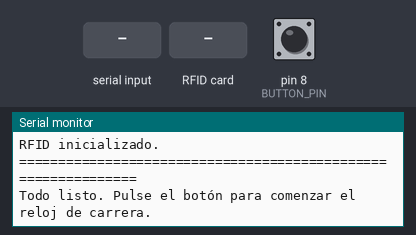
The sketch below on a simulated Arduino Uno, built with avr-gcc and run on an emulated ATmega328P. Shown: the last lines printed to the serial monitor. The inputs (shaded band) are chosen by the test bench; at power-on: pin 8 (BUTTON_PIN) HIGH. The modem accepts every AT command (registered, SIM ready, sends succeed) and sends nothing else.

Above: at 3.8 s.
3.9 s: pin 8 (BUTTON_PIN) pulled LOW for 0.15 s
At 6.9 s:
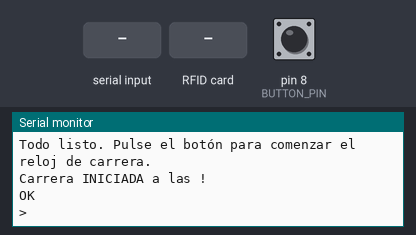
7.0 s: "AT\n" received over the second serial link
At 8.4 s:
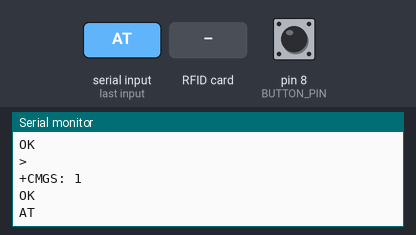
9.0 s: "+CMGS:\n" received over the second serial link
At 11.9 s:
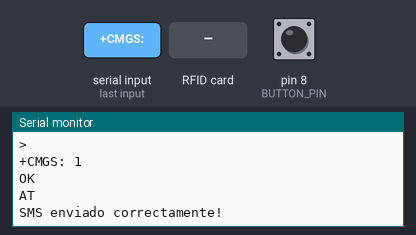
12.0 s: RFID card 73 1D F2 F6 held to the reader
At 12.6 s:
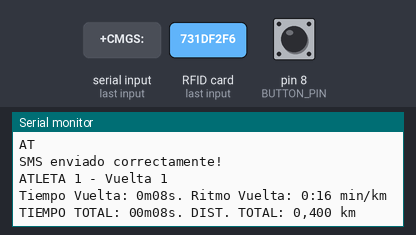
13.5 s: "+CMGS:\n" received over the second serial link
At 14.24 s:
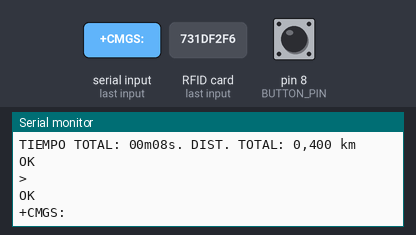

The sketch:

sketch_completo.ino
```cpp
#include <SPI.h>
#include <MFRC522.h>
#include <Wire.h>
#include <SoftwareSerial.h>

SoftwareSerial mySIM800(2, 3); //SIM800 TX & RX is connected to Arduino #2 & #3

#define BUTTON_PIN 8

#define RST_PIN	9    //Pin 9 para el reset del RC522
#define SS_PIN	10   //Pin 10 para el SS (SDA) del RC522
MFRC522 mfrc522(SS_PIN, RST_PIN); //Creamos el objeto para el RC522

byte ActualUID[4]; //almacenará el código del Tag leído
const byte Atleta1[4]= {0x73, 0x1D, 0xF2, 0xF6}; //código del atleta 1
const byte Atleta2[4]= {0x63, 0x8B, 0x67, 0xEE}; //código del atleta 2

const int MAX_RETRIES = 2; // Number of times to retry when a SMS is not successful
const String DST_PHONE = "+ZZxxxxxxxxx"; //Use +ZZ with country code and xxxxxxxxxxx with phone number to sms
const int LAP_LENGTH = 400; // Use 0 for unknown lap distance.

unsigned long LastStateChangeTime = 0;
unsigned long startTime = 0;
bool isStartTimeSet = false;
unsigned long totalDistance = 0;
bool isNetworkOK = false;

// It prints out in the USB serial monitor
// everything sent or received into the SIM800 serial
void updateSerial()
{
  delay(500);
  while (Serial.available())
  {
    mySIM800.write(Serial.read());//Forward what Serial received to Software Serial Port
  }
  while(mySIM800.available())
  {
    Serial.write(mySIM800.read());//Forward what Software Serial received to Serial Port
  }
}

// Function to check network status
bool isNetworkRegistered() {
  String response = "";
  String status = "";

  // Send the AT+CREG? command
  mySIM800.println("AT+CREG?");
  delay(500); // Wait for the response
  //updateSerial();

  // Read the response
  while (mySIM800.available()) {
    char c = mySIM800.read();
    response += c;
  }

  // Parse the response
  int commaIndex = response.indexOf(',');
  if (commaIndex != -1) {
    status = response.substring(commaIndex + 1, commaIndex + 2); // Extract the <stat> value
    status.trim();
  }

  // Return true if status is 1 (home network) or 5 (roaming), false otherwise
  return (status == "1" || status == "5");
}

String getNetworktime(){
  String extractedTime = "";
  String simResponse = "";

  if (!isNetworkOK){
    return "00:00:00";
  }

  mySIM800.println("AT+CCLK?"); //Check whether it has registered in the network
  delay(500);
  if (mySIM800.available())
  {
    simResponse = mySIM800.readString(); // Read the response
    // Filter out echoed AT command
    if (simResponse.startsWith("AT")) {
      simResponse = simResponse.substring(simResponse.indexOf('+CCLK: ') + 1); // Skip the first line (echoed command)
    }
  }

  // Find the comma after the date
  int commaIndex = simResponse.indexOf(',');
  if (commaIndex != -1) {
    // Extract the time part, which starts after the comma
    int timeEndIndex = simResponse.indexOf('+', commaIndex); // Locate where the timezone starts
    if (timeEndIndex == -1) {
      timeEndIndex = simResponse.length(); // Default to end of string if no timezone
    }
    extractedTime = simResponse.substring(commaIndex + 1, timeEndIndex); // Extract time
  }

  return extractedTime;
}

bool InitializeSIM800(){
  mySIM800.println("AT"); //Once the handshake test is successful, it will back to OK
  updateSerial();
  mySIM800.println("AT+CSQ"); //Signal quality test, value range is 0-31 , 31 is the best
  updateSerial();
  // mySIM800.println("AT+CCID"); //Read SIM information to confirm whether the SIM is plugged
  // updateSerial();
  // mySIM800.println("AT+CREG?"); //Check whether it has registered in the network
  // updateSerial();
  // mySIM800.println("AT+CCLK?"); //Check network time
  // updateSerial();

  return isNetworkRegistered();
}

//Escribe la distancia total recorrida
String getDistance(unsigned long distanceInMeters) {
  unsigned long kilometers = distanceInMeters / 1000;
  unsigned long meters = distanceInMeters % 1000;

  if (distanceInMeters == 0) return "DISTANCIA TOTAL: ?";

  // Serial.print("DISTANCIA: ");
  // Serial.print(kilometers);
  // Serial.print(",");
  // Serial.print(meters);
  // Serial.println(" km");
  String res = "DIST. TOTAL: " + String(kilometers) + "," + String(meters) + " km";

  return res;
}

// Lee los milisegundos pasados y los convierte en min/km para una vuelta con longitud LAP_LENGTH (400m)
String getLapPace(unsigned long msec){
  String res = "";
  // Serial.println(msec);

  if (LAP_LENGTH == 0) return "";

  unsigned long proporcion = 1000 / LAP_LENGTH; // 1000/400 = 2.5

  unsigned long msecPerKm = msec * proporcion;
  unsigned long hours = msecPerKm / 3600000;
  unsigned long minutes = (msecPerKm % 3600000) / 60000;
  unsigned long seconds = (msecPerKm % 60000) / 1000;

  res = "Ritmo Vuelta: ";
  // Serial.print("R vuelta: ");
  // Serial.print(hours);
  // Serial.print(":");
  // if (minutes < 10) Serial.print("0");
  res = res + minutes + ":";
  // Serial.print(minutes);
  // Serial.print(":");
  if (seconds < 10) res = res + "0";//Serial.print("0");
  res = res + seconds + " min/km";
  // Serial.print(seconds);
  // Serial.println(" min/km");

  return res;
}

String getLaptimeAndTotaltime(bool includeLapInfo)
{
  String sTextoCompleto = "";
  if (!isStartTimeSet) {
    return sTextoCompleto;
  }

  unsigned long currentTime = millis();
  unsigned long lapTime = currentTime - LastStateChangeTime;

  unsigned long hours = lapTime / 3600000;
  unsigned long minutes = (lapTime % 3600000) / 60000;
  unsigned long seconds = (lapTime % 60000) / 1000;
  String sTiempoVuelta = "";
  if (includeLapInfo) {
    sTiempoVuelta = "Tiempo Vuelta: ";
    // Serial.print("  T vuelta: ");
    // Serial.print(hours);
    // Serial.print(":");
    // if (minutes < 10) res = res + "0"; //Serial.print("0");
    sTiempoVuelta = sTiempoVuelta + minutes;
    // Serial.print(minutes);
    // Serial.print("m");
    sTiempoVuelta = sTiempoVuelta + "m";
    if (seconds < 10) sTiempoVuelta = sTiempoVuelta + "0";// Serial.print("0");
    // Serial.print(seconds);
    sTiempoVuelta = sTiempoVuelta + seconds;
    // Serial.print("s. ");
    sTiempoVuelta = sTiempoVuelta + "s";

    String ritmoVuelta = getLapPace(lapTime);
    // lcd.clear();
    // printLCD(0,0,sTiempoVuelta);
    // printLCD(1,0,ritmoVuelta);
    // delay(2000);

    Serial.print(sTiempoVuelta);
    Serial.print(". ");
    Serial.println(ritmoVuelta);
    sTextoCompleto = sTiempoVuelta + "\n" + ritmoVuelta + "\n";
  }

  //TOTAL STATISTICS
  unsigned long totalTime = currentTime - startTime;
  hours = totalTime / 3600000;
  minutes = (totalTime % 3600000) / 60000;
  seconds = (totalTime % 60000) / 1000;

  // Serial.println("  ---");
  String sTiempoTotal = "TIEMPO TOTAL: ";
  // Serial.print("T TOTAL: ");
  if (hours >0){
    // Serial.print(hours);
    // Serial.print("h");
    sTiempoTotal = sTiempoTotal + hours + "h";
  }
  if (minutes < 10) sTiempoTotal = sTiempoTotal + "0"; //Serial.print("0");
  // Serial.print(minutes);
  // Serial.print("m");
  sTiempoTotal = sTiempoTotal + minutes + "m";
  if (seconds < 10) sTiempoTotal = sTiempoTotal + "0"; //Serial.print("0");
  // Serial.print(seconds);
  // Serial.print("s. ");
  sTiempoTotal = sTiempoTotal + seconds + "s";

  // lcd.clear();
  // printLCD(0,0,sTiempoTotal);
  Serial.print(sTiempoTotal);

  String sDistanciaTotal = getDistance(totalDistance);
  // printLCD(1,0,sDistanciaTotal);
  Serial.print(". ");
  Serial.println(sDistanciaTotal);
  sTextoCompleto = sTextoCompleto + sTiempoTotal + "\n" + sDistanciaTotal;

  LastStateChangeTime = currentTime;
  delay(200);  // Debounce delay

  return sTextoCompleto;
}

bool sendSMS(String textString){
  if (!isNetworkOK){
    return false;
  }
  String response = "";
  bool enviado = false;
  int i = 0;

  while (i<MAX_RETRIES and !enviado) {
    if (i>0){
      Serial.println("Esperamos 4s antes del reintento.");
      delay(4000);
      // Retry sending SMS
      Serial.println("Reintentando SMS...");
    }

    mySIM800.println("AT+CMGF=1"); // Configuring TEXT mode
    updateSerial();
    mySIM800.print("AT+CMGS=\"");
    mySIM800.print(DST_PHONE);
    mySIM800.println("\"");
    updateSerial();

    mySIM800.print(textString); //text content
    updateSerial();

    mySIM800.write(26); // End of text content
    updateSerial();
    delay(4000);
    Serial.println();

    // Read the response from the SIM800L
    while (mySIM800.available()) {
      char c = mySIM800.read();
      response += c;
    }

    // Check the response for success or failure
    if (response.indexOf("+CMGS:") != -1) {
      enviado = true;
      Serial.println("SMS enviado correctamente!");
    } else {
      Serial.println("Fallo en el envío SMS.");
      // Check if the SIM is registered on the network
      if (!isNetworkRegistered()) {
        Serial.println("ERROR: La SIM no está registrada en la red GSM.");
        // forceNetworkRegistration();
      }
    }
    i++;
  }
  return enviado;
}

void handleButtonPressed(){
  if (digitalRead(BUTTON_PIN) == LOW) {
    if (!isStartTimeSet) { //Carrera aún no iniciada
      startTime = millis();
      LastStateChangeTime = startTime;
      isStartTimeSet = true;

      String startString = "Carrera INICIADA";

      if (isNetworkOK){
        String horaInicio = getNetworktime();
        startString = startString + " a las " + String(horaInicio);
      }
      startString = startString + "!";
      Serial.println(startString);

      // lcd.clear();
      // printLCD(0, 0, "Carrera iniciada");
      // printScreen(startString);

      if (isNetworkOK) sendSMS(startString);

    } else { // Si se pulsa el botón cuando la carrera está iniciada, entonces la finalizamos
      unsigned long endTime = millis();
      String endString = "Carrera FINALIZADA";

      if (isNetworkOK){
        String horaFin = getNetworktime();
        endString = endString + " a las " + String(horaFin);
      }
      endString = endString + "!";

      Serial.println("===============================================");
      Serial.println(endString);
      String smsText = endString + "\n";
      String raceInfo = getLaptimeAndTotaltime(false);
      smsText = smsText + raceInfo;
      Serial.println("===============================================");
      // printScreen(smsText);

      if (isNetworkOK) sendSMS(smsText);

      //Reset variables for a new race
      isStartTimeSet = false;
      LastStateChangeTime = 0;
      startTime = 0;
      totalDistance = 0;
    }
    delay(300);  // Debounce delay
  }
}

void handleRFID(){
  // Revisamos si hay nuevas tarjetas  presentes
	if ( mfrc522.PICC_IsNewCardPresent() )
  {
    //Comprobamos qué tarjeta es
    if ( mfrc522.PICC_ReadCardSerial())
    {
      String resString = "";
      String sVuelta = "";
      if (!isStartTimeSet){
        resString = "Carrera NO iniciada";
        Serial.println(resString);
        // printLCD(0, 0, resString);
        // printScreen(resString);
      } else {
        //comparamos los UID para determinar si es uno de nuestros atletas
        // if(compareArray(ActualUID,Atleta1))
        if (memcmp(mfrc522.uid.uidByte, Atleta1, 4) == 0)
          resString = "ATLETA 1";
        else if(memcmp(mfrc522.uid.uidByte, Atleta2, 4) == 0)
          resString = "ATLETA 2";
        else {
          Serial.println("Atleta desconocido. Lo ignoramos.");
          // Terminamos la lectura de la tarjeta  actual
          mfrc522.PICC_HaltA();
          return;
        }

        if (LAP_LENGTH > 0) {
          totalDistance = totalDistance + LAP_LENGTH;
          int n_vuelta = totalDistance / LAP_LENGTH;
          sVuelta = "Vuelta " + String(n_vuelta);
        } else {
          sVuelta = "Vuelta ?";
        }

        // lcd.clear();
        // printLCD(0, 0, resString);
        // printLCD(1, 0, sVuelta);
        // delay(2000);

        String smsText = resString + " - " + sVuelta;
        Serial.println(smsText);
        String raceInfo = getLaptimeAndTotaltime(true);
        smsText = smsText + "\n" + raceInfo;
        sendSMS(smsText);
        // printScreen(smsText);
      }

      // Terminamos la lectura de la tarjeta  actual
      mfrc522.PICC_HaltA();
    }
	}
}

// void printScreen(String texto) {
//   const int LINE_HEIGHT = 12;
//   const int cursor = 0;

//   const char* input = texto.c_str();

//   // Buffer to hold each line (maximum 10 lines of 64 characters each)
//   char lines[10][64];
//   int lineCount = 0;

//   // Create a mutable copy of the input string
//   char temp[strlen(input) + 1];
//   strcpy(temp, input);

//   // Split the input string by "\n" and store lines
//   char* token = strtok(temp, "\n");
//   while (token != nullptr && lineCount < 10) {
//     strncpy(lines[lineCount], token, 63);
//     lines[lineCount][63] = '\0';  // Ensure null termination
//     token = strtok(nullptr, "\n");
//     lineCount++;
//   }

//   // Serial.print("--- ");
//   // Serial.print(String(lineCount));
//   // Serial.print(" lines found ");
//   // Serial.println("---");

//   // Start page-based rendering
//   u8g2.firstPage();
//   do {
//     int y = LINE_HEIGHT;
//     for (int i = 0; i < lineCount; i++) {
//       // u8g2_prepare();
//       u8g2.setFont(u8g2_font_6x10_tf);  // Set font
//       u8g2.drawUTF8(cursor, y, lines[i]);

//       y += LINE_HEIGHT;
//       // Stop if the y-coordinate exceeds the screen height
//       if (y > u8g2.getDisplayHeight()) {
//         break;
//       }

//     }
//   } while( u8g2.nextPage() );

//   return;
// }

// void clearScreen() {
//   u8g2.firstPage();  // Start the page-based rendering
//   do {
//     // Do nothing to draw an empty screen
//   } while (u8g2.nextPage());  // Continue until all pages are cleared
// }

void setup() {
  //Begin serial communication with Arduino and Arduino IDE (Serial Monitor)
  Serial.begin(9600);
  Serial.println("---");

  //Begin serial communication between Arduino and SIM800
  mySIM800.begin(9600);

  Serial.println("Inicializando SIM800...");
  delay(1000);

  isNetworkOK = InitializeSIM800();
  if (!isNetworkOK) Serial.println("Continuamos sin GSM.");
  else Serial.println("SIM800 Inicializado.");

  // Initialize the OLED display
  // u8g2.begin();
  // clearScreen();
  // Serial.println("Display inicializado.");
  // delay(1000);

  SPI.begin();        //Iniciamos el Bus SPI
	mfrc522.PCD_Init(); // Iniciamos  el MFRC522
  delay(4);
  Serial.println("RFID inicializado.");

  pinMode(BUTTON_PIN, INPUT_PULLUP); //Inicializamos el botón

  // printScreen("TODO LISTO\nPulse el botón para\ncomenzar la carrera.");
  Serial.println("==============================================================");
  Serial.println("Todo listo. Pulse el botón para comenzar el reloj de carrera.");
  // clearScreen();
}

void loop() {
  handleButtonPressed();

  handleRFID();
}
```

Measured:
- after the input at 3.9 s, the serial monitor: prints a new line after 1.5 s (image 1)
- after the input at 7.0 s, the serial monitor: prints a new line after 0.51 s (image 2)
- after the input at 9.0 s, the serial monitor: prints a new line after 2.5 s (image 3)
- after the input at 12.0 s, the serial monitor: prints a new line at once (image 4)
- after the input at 13.5 s, the serial monitor: prints a new line after 0.44 s (image 5)
